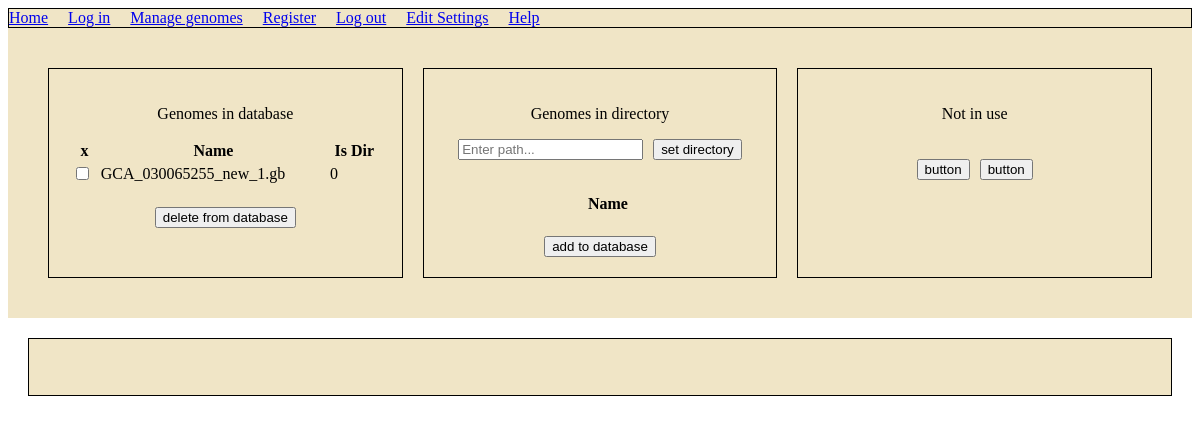
The page /managegenomes on the database as committed earlier.
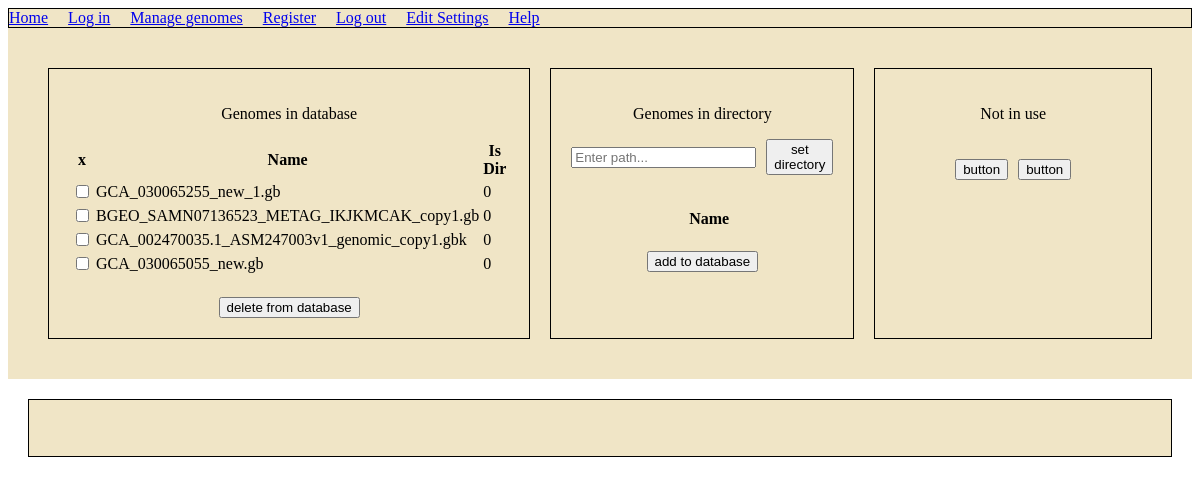
The same page on the database as committed later.
### event/models.py (models this page shows)
class genomeEntry(models.Model):
    name=models.CharField('name',max_length=120)
    nick=models.CharField('nick',max_length=120,default="-")
    path=models.CharField('path',max_length=120,default="-1")
    extra=models.CharField('extra',max_length=120)
    is_dir=models.CharField('is_dir',max_length=120,default=-1)
    description=models.TextField(blank=True)
    contigs_num=models.IntegerField('contigs_num',default=-1)
    genome_size=models.IntegerField('genome_size',default=-1)
    footprint_size=models.IntegerField('footprint_size',default=-1)
    button_analyse_isok=models.TextField('button_analyse_isok',default="red")
    button_prepare_isok=models.TextField('button_prepare_isok',default="red")
    button_blast_isok=models.TextField('button_blast_isok',default="red")
    button_blastanal_isok=models.TextField('button_blastanal_isok',default="red")
    button_footprints_isok=models.TextField('button_footprints_isok',default="red")
    button_analyse_results_isok=models.TextField('button_analyse_results_isok',default="red")
    files_num=models.IntegerField('files_num',default=-1)
    footprints=models.ManyToManyField(Footprint,blank=True)
    work_files_dir=models.CharField('work_files_dir',max_length=120,default="D:/workfiles/")
    concat_fasta_file=models.CharField('concat_fasta_file',max_length=120,default="")
    blast_results_file=models.CharField('blast_results_file',max_length=120,default="")
    blast_analysis_file=models.CharField('blast_analysis_file',max_length=120,default="")
    analysed_gb_files=models.CharField('analysed_gb_files',max_length=120,default="")
    is_list_csv_file=models.CharField('is_list_csv_file',max_length=120,default="")
    is_frequency_pic=models.CharField('is_frequency_pic',max_length=120,default="")
    def __str__(self):
	    return self.name

### event/views.py (the view)
# urls.py: path('managegenomes',views.managegenomes,name="managegenomes"),
def managegenomes(request):
    dbsquares = genomeEntry.objects.all()
    try:
        currendir_listing = os.listdir(request.user.userprofile.current_genome_dir)
    except:
        currendir_listing = []
    if request.method == 'POST':
        sent_action = request.POST.get('command')
        sent_answer = request.POST.get('answer')
        if sent_action == 'deletegenomes':
            print("sent_command deletegenomes")
            sent_answer = request.POST.get('answer').split(",")
            for i in sent_answer:
                genObj = genomeEntry.objects.filter(name=i).first()
                if genObj is not None:
                    genObj.delete()
            return render(request,'event/managegenomes.html',{'squaredb':dbsquares,'currentdir_listing':currendir_listing})
        if sent_action == 'addgenomes':
            print("sent_command addgenomes")
            sent_answer = request.POST.get('answer').split(",")
            for i in sent_answer:
                print(i)
                existing_entry = genomeEntry.objects.filter(name=i).first()
                if not existing_entry:
                    cleanedname=remove_extension(i)
                    if os.path.isdir(request.user.userprofile.current_genome_dir+"/"+i):
                        dirinput="1"
                    else:
                        dirinput="0"
                    my_work_files_dir=request.user.userprofile.work_files_dir+"/"+cleanedname
                    if not os.path.exists(my_work_files_dir):
                        os.makedirs(my_work_files_dir)
                    my_blast_files_dir=request.user.userprofile.blast_files_dir+"/"+cleanedname
                    if not os.path.exists(my_blast_files_dir):
                        os.makedirs(my_blast_files_dir)
                    genomeP = genomeEntry.objects.create(name=i, path=request.user.userprofile.current_genome_dir, extra='sea3', is_dir=dirinput,blast_results_file=my_blast_files_dir,work_files_dir=my_work_files_dir)
            return render(request,'event/managegenomes.html',{'squaredb':dbsquares,'currentdir_listing':currendir_listing})
        if sent_action == 'commitDirectory':
            print("sent_command commitdirectory")
            sent_path = request.POST.get('answer')
            print (sent_path)
            if os.path.isdir(sent_path):
                request.user.userprofile.current_genome_dir=sent_path
                currendir_listing = os.listdir(sent_path)
                request.user.userprofile.save()
            currendir_listing = os.listdir(request.user.userprofile.current_genome_dir)
            return render(request,'event/managegenomes.html',{'squaredb':dbsquares,'currentdir_listing':currendir_listing})
    else:
        return render(request,'event/managegenomes.html',{'squaredb':dbsquares,'currentdir_listing':currendir_listing})

### event/templates/event/managegenomes.html (shortened to what this page needs)
 {% extends 'event/base.html' %}
{% load static %}
{%block content%}
<!DOCTYPE html>
<html lang="en">
<head>
</head>
<body>
    <div class="header">
        <a class="nav-link" href="{% url 'home' %}">Home</a>&nbsp;&nbsp;&nbsp;&nbsp;
        <a class="nav-link" href="{% url 'login' %}">Log in</a>&nbsp;&nbsp;&nbsp;&nbsp;
        <a class="nav-link" href="{% url 'managegenomes' %}">Manage genomes</a>&nbsp;&nbsp;&nbsp;&nbsp;
          <a class="nav-link" href="{% url 'register_user' %}">Register</a>&nbsp;&nbsp;&nbsp;&nbsp;
          <a class="nav-link" href="{% url 'logout' %}">Log out</a>&nbsp;&nbsp;&nbsp;&nbsp;
          <a class="nav-link" href="{% url 'editSettings' %}"> Edit Settings</a>&nbsp;&nbsp;&nbsp;&nbsp;
          <a class="nav-link" href="{% url 'help' %}">Help</a>&nbsp;&nbsp;&nbsp;&nbsp;
    </div>
    <div class="container2">
        <div class="box2">
        <p>Genomes in database</p>
            <table id="example" class="table table-striped" style="width:100%">
                <thead>
                    <tr>
                      <th>x</th>
                        <th>Name</th>
                        <th>Is Dir</th>
                    </tr>
                </thead>
                <tbody>
                  {% for item in squaredb %}
                  <tr>
                    <td><input type="checkbox" name="{{ item }}" {% if item.is_checked %}checked{% endif %}></td>
                    <td> {{item.name}}</td>
                    <td> {{item.is_dir}}</td>
                  </tr>
                {% endfor %}
            </table>
            <div class="buttons">
                <button type="button" onclick="deleteGenome()">delete from database</button>
            </div>
        </div>
        <div class="box2">
            <p>Genomes in directory</p>
            <form method="post" id="question-form" action="" style="display: flex; align-items: center;">
                <input type="text" id="path-input" name="path" placeholder="Enter path..." style="display: inline-block; margin-right: 10px;">
                <button type="button" onclick="commitDirectory()" style="display: inline-block;">set directory</button>
            </form>
            <table id="example" class="table table-striped" style="width:100%">
                <thead>
                    <tr>
                      <th></th>
                        <th>Name</th>
                    </tr>
                </thead>
            </table>
            <div class="buttons">
                <button type="button" onclick="addGenomes()">add to database</button>
            </div>
        </div>
        <div class="box2">
            <p>Not in use</p>
            <div class="buttons">
                <button>button</button>
                <button>button</button>
            </div>
        </div>
    </div>
    <div class="footer">
    </div>
    </body>
</html>
{%endblock%}

Rows that differ between the two databases and show on the page:
added genomeEntry: name "BGEO_SAMN07136523_METAG_IKJKMCAK_copy1.gb", is_dir "0"
added genomeEntry: name "GCA_002470035.1_ASM247003v1_genomic_copy1.gbk", is_dir "0"
added genomeEntry: name "GCA_030065055_new.gb", is_dir "0"
